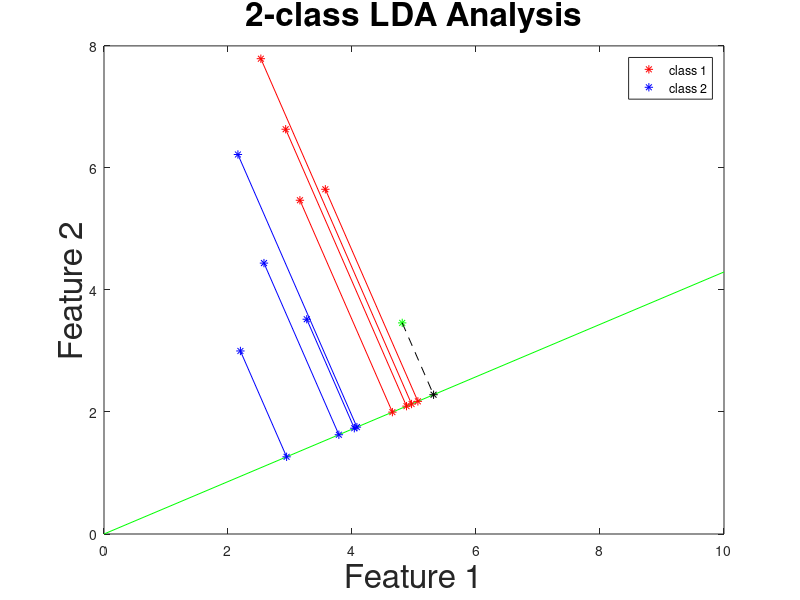

Here is the MATLAB script that generated this plot:
clc, clear, close all
%% LDA succeed, PCA fail Data

%class 1 data 
cls1_data = [2.93 6.634; 2.53 7.79; 3.57 5.65; 3.16 5.47]; %succeed data
%cls1_data = [2.93 1.5; 4.5 5; 3.5 0.5; 2.4 5.1]; %fail data
cls1_n = length(cls1_data);
%class 2 data
cls2_data = [2.58 4.44; 2.16 6.22; 3.27 3.52; 2.2 3]; %succeed data
%cls2_data = [2.58 4.44; 3.9 6.22; 4.4 1; 2.2 3]; %fail data
cls2_n = length(cls2_data);

%mean
cls1_mean = mean(cls1_data); 
cls2_mean = mean(cls2_data);
all_mean =  mean([cls1_data; cls2_data]);

plot(cls1_data(:, 1), cls1_data(:, 2), '*r');
hold on 
plot(cls2_data(:, 1), cls2_data(:, 2), '*b');
title("2-class LDA Analysis", 'FontSize', 24);
xlabel("Feature 1", 'FontSize', 24);
ylabel("Feature 2", 'FontSize', 24);

%% Class Mean and All Mean differences
x1 = cls1_mean - all_mean;
x2 = cls2_mean - all_mean;

Sb = (cls1_n / (cls1_n + cls2_n)) * x1' * x1 + ...
    (cls2_n / (cls1_n + cls2_n)) * x2' * x2;

y1 = 0;
for i = 1:cls1_n
    y1 = y1 + (cls1_data(i, :) - cls1_mean)' * (cls1_data(i, :) - cls1_mean); 
end

y2 = 0;
for i = 1:cls2_n
   y2 = y2 + (cls2_data(i, :) - cls2_mean)' *(cls2_data(i, :) - cls2_mean); 
end

Sw = (cls1_n / (cls1_n + cls2_n)) * y1 + ...
    (cls2_n / (cls1_n + cls2_n)) * y2;

%% Find reference vector to project onto the data points 
[eig_vec, eig_val] = eig( inv(Sw) * Sb );
[largest_eig_val, index] = max( max(eig_val) );
vector = eig_vec(:, index); 

new1_data = cls1_data*vector;
new2_data = cls2_data*vector;

%% Plot vector & Projected points

%add vector to the plot
m = vector(2) / vector(1); %slope of vector
plot([0, 10], [0, 10 * m], '-g');

%Project points for class 1
for i = 1:cls1_n
    newx = (cls1_data(i, 1) + m * cls1_data(i, 2)) / (m^2 + 1);
    newy = m * newx;
    plot(newx, newy, '*r'); 
    plot([cls1_data(i, 1), newx], [cls1_data(i, 2), newy], '-r');
end

%Project points for class 2
for i = 1:cls2_n
    newx = (cls2_data(i, 1) + m*cls2_data(i, 2))/(m^2 + 1);
    newy = m*newx;
    plot(newx, newy, '*b'); 
    plot([cls2_data(i, 1), newx], [cls2_data(i, 2), newy], '-b');
end

%% Classify new point using LDA
test_data = [4.81, 3.46];
plot(test_data(1), test_data(2), '*g');
result = test_data*vector; 

%Project test_data to the reference vector
projected_x = (test_data(1) + m*test_data(2)) / (m^2 + 1);
projected_y = m*projected_x;
plot(projected_x, projected_y, '*k')

plot([test_data(1), projected_x], ...
    [test_data(2), projected_y], '--k');

%Difference between projected test point VS projected class1 data points
temp1 = new1_data - result;

%Difference between projected test point VS projected class2 data points
temp2 = new2_data - result;

if ( min(abs(temp1) ) < min( abs(temp2)) )
    prediction = 'class1(red)';
else
    prediction = 'class2(blue)';
end

legend('class 1', 'class 2');